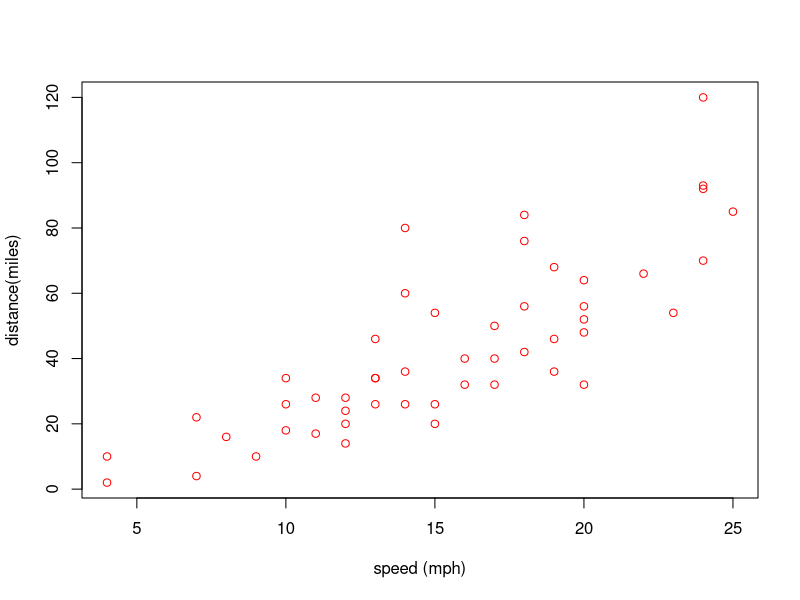

R code for this plot:
## ---- chunk 1
knitr::opts_chunk$set(echo = TRUE)
## ---- chunk 2
plot(cars, col = "red", xlab = "speed (mph)", ylab = "distance(miles)")
## ---- chunk 3
library(knitr)
kable(summary(cars))
